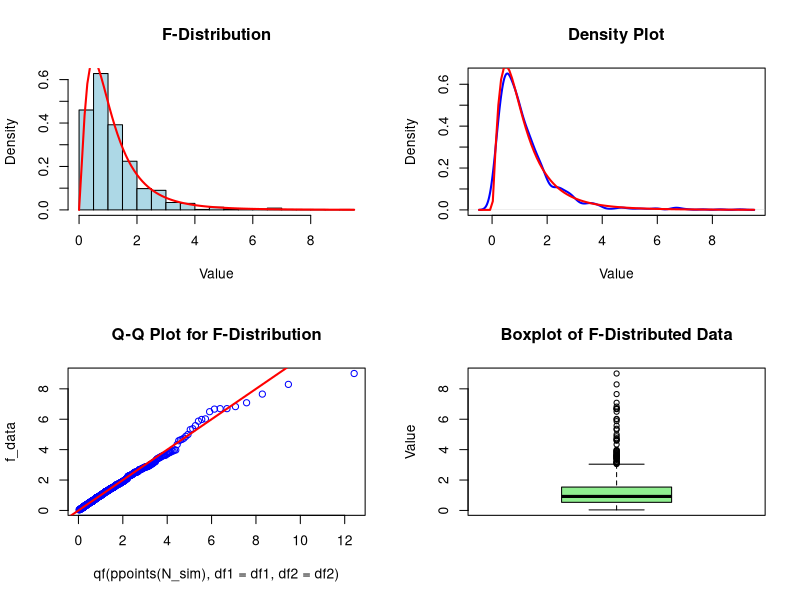

The R source for this figure:
# Parameters
df1 <- 5                 # First chi-square degrees of freedom
df2 <- 10                # Second chi-square degrees of freedom
N_sim <- 1000            # Number of simulations

# Generate F-distributed data
set.seed(123)             # Set seed for reproducible results

chi2_1 <- rchisq(N_sim, df = df1)   # Generate 1000 chi-square values (df = 5)
chi2_2 <- rchisq(N_sim, df = df2)   # Generate 1000 chi-square values (df = 10)

# F = (Chi-square 1 / df1) / (Chi-square 2 / df2)
f_data <- (chi2_1 / df1) / (chi2_2 / df2)   # Generate F-distributed data


# Graphical Output
par(mfrow = c(2, 2))       # Arrange 4 plots in 2 × 2 layout


# Histogram
hist(f_data,
     breaks = 30,           # Number of histogram intervals
     col = "lightblue",     # Histogram color
     probability = TRUE,    # Use density scale
     main = "F-Distribution", # Plot title
     xlab = "Value")        # X-axis label

curve(df(x, df1 = df1, df2 = df2),
      add = TRUE,            # Add curve to histogram
      col = "red",           # Curve color
      lwd = 2)               # Curve line width


# Density Plot
plot(density(f_data),
     col = "blue",           # Density curve color
     lwd = 2,                # Curve line width
     main = "Density Plot",  # Plot title
     xlab = "Value")         # X-axis label

curve(df(x, df1 = df1, df2 = df2),
      add = TRUE,            # Add theoretical F curve
      col = "red",
      lwd = 2)


# Q-Q Plot
qqplot(qf(ppoints(N_sim), df1 = df1, df2 = df2),
       f_data,               # Compare theoretical and simulated values
       main = "Q-Q Plot for F-Distribution",
       col = "blue")

abline(0, 1,                # Add reference line y = x
       col = "red",
       lwd = 2)


# Boxplot
boxplot(f_data,
        col = "lightgreen",  # Boxplot color
        main = "Boxplot of F-Distributed Data",
        ylab = "Value")      # Y-axis label









#-----------------Lab Report-----------------
# Name of the experiment: Simulation of F-
# Distribution data and its relationship with
# X²-distribution.

# Theory: The F-distribution arises in
# statistical analysis when comparing variances
# of two independent normal populations. It
# is the ratio of two chi-square distri-
# buted variables normalized by their
# degrees of freedom:

# F = (χ²_df1/df1)
#     (χ²_df2/df2)

# where:
# • χ²_df1 and χ²_df2 are chi-square distributed
#   random variables with df1 and df2 degrees
#   of freedom, respectively.
# • The F-distribution is right skewed and used
#   in variance analysis such as ANOVA.

# Objective:
# The objective of this experiment is to simulate
# F-distributed data using chi-square distri-
# butions and analyze its properties using:
# • Histogram and density plots.
# • Q-Q plot for distribution verification
# • Boxplot to observe spread and skewness.

# Pseudocode:
# 1. Set parameters: numerator degrees of
#    freedom, denominator degrees of freedom, and
#    number of simulations.
# 2. Generate chi-square distributed random
#    numbers for both numerator and denominator.
# 3. Compute the F-distributed values using
#    their ratio.
# 4. Generate graphical outputs:
#    • Histogram with theoretical density curve
#    • Density plot overlaying the theoretical
#      curve.
#    • Q-Q plot comparing sample quantiles to
#      theoretical quantiles.
#    • Boxplot to visualize spread and skewness,
